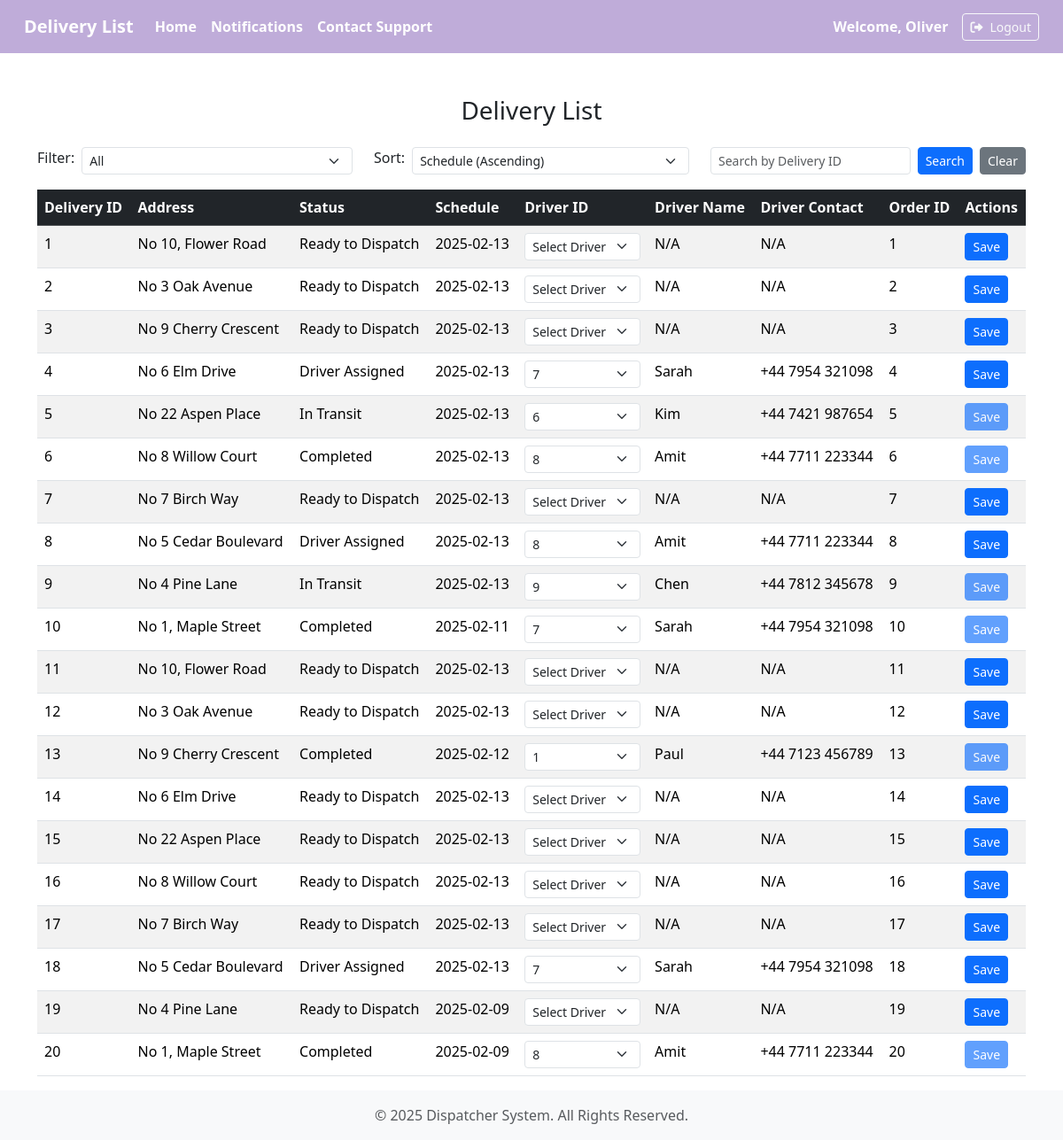
The app's page /01_src/view/delivery.php (signed in), older data.
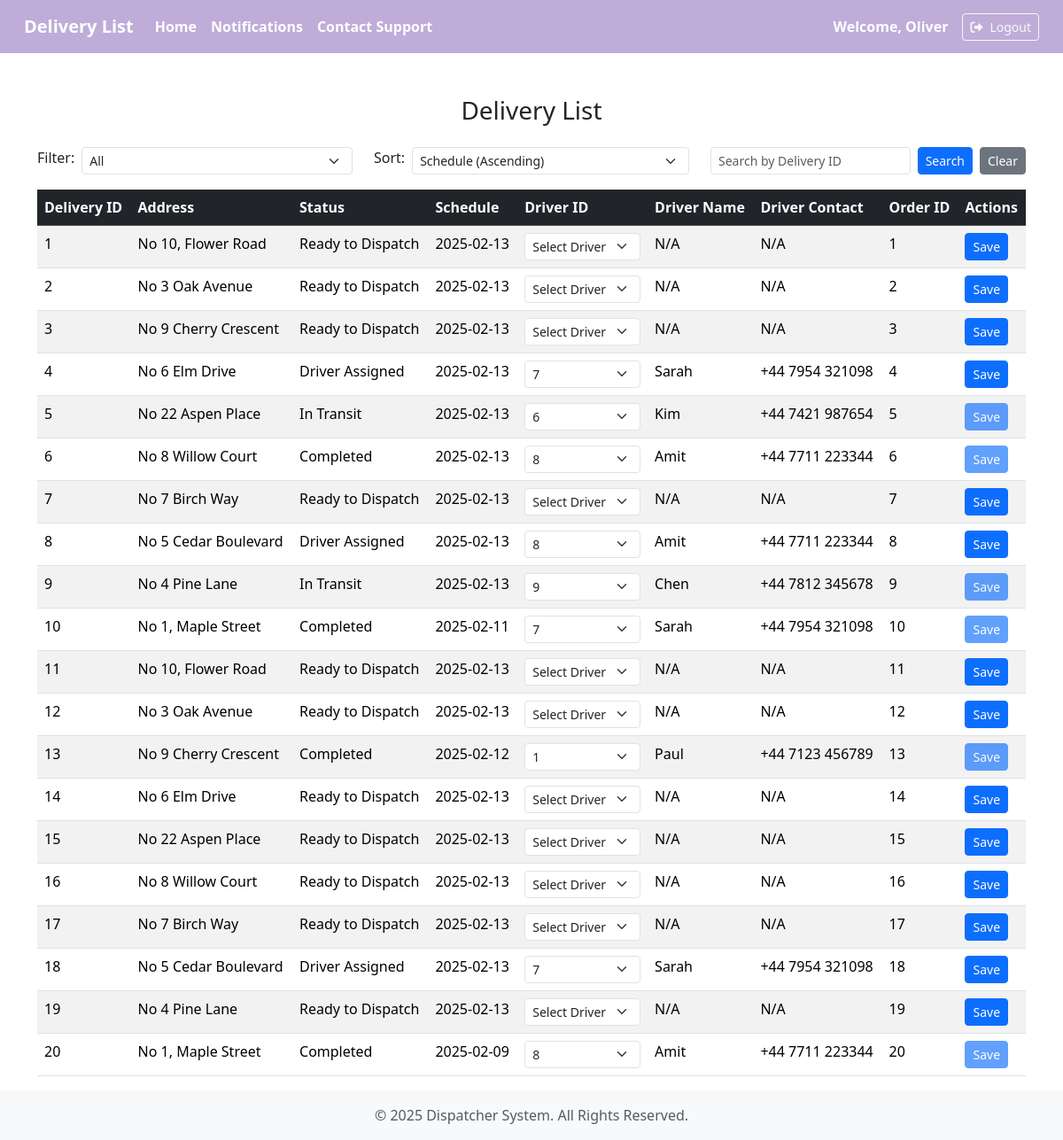
The same page, newer data.
### tables this page shows
CREATE TABLE `delivery` (
  `delivery_id` int(11) NOT NULL,
  `delivery_address` varchar(50) NOT NULL,
  `delivery_status` enum('Ready to Dispatch','In Transit','Completed','Driver Assigned') DEFAULT 'Ready to Dispatch',
  `delivery_schedule` date NOT NULL,
  `delivery_driver_id` int(11) DEFAULT NULL,
  `delivery_order_id` int(11) NOT NULL,
  `delivery_instructions` varchar(100) DEFAULT NULL,
  `dispatcher_id` int(11) DEFAULT NULL
);

CREATE TABLE `orders` (
  `orders_id` int(11) NOT NULL,
  `orders_qty` int(11) NOT NULL,
  `orders_date` datetime NOT NULL,
  `orders_total` decimal(8,2) NOT NULL,
  `orders_invoice_no` varchar(15) NOT NULL,
  `orders_customer_id` int(11) NOT NULL,
  `orders_product_id` int(11) NOT NULL,
  `orders_status` enum('OPEN','CLOSED') DEFAULT 'OPEN'
);

CREATE TABLE `drivers` (
  `drivers_id` int(11) NOT NULL,
  `drivers_name` varchar(20) NOT NULL,
  `drivers_availability` tinyint(1) DEFAULT 1,
  `drivers_daily_quota` int(11) NOT NULL DEFAULT 10,
  `drivers_contact_no` varchar(15) NOT NULL
);

### 01_src/model/deliverymodel.php (called while the page is built, shortened)
<?php
class DeliveryModel {
    public function getDeliveries() {
        $con = $GLOBALS["con"];
        $sql = "SELECT d.delivery_id, d.delivery_address, d.delivery_status, d.delivery_schedule,
                       d.delivery_driver_id, o.orders_id, dr.drivers_name, dr.drivers_contact_no, dr.drivers_daily_quota
                FROM delivery d
                LEFT JOIN orders o ON d.delivery_order_id = o.orders_id
                LEFT JOIN drivers dr ON d.delivery_driver_id = dr.drivers_id";
        $result = $con->query($sql) or die($con->error);
        return $result;
    }
    public function getAvailableDrivers() {
        $con = $GLOBALS["con"];
        $sql = "SELECT drivers_id, drivers_name
                FROM drivers
                WHERE drivers_availability = 1 AND drivers_daily_quota > 0";
        $result = $con->query($sql) or die($con->error);
        return $result;
    }
}
?>

### 01_src/controller/deliverycontroller.php (called while the page is built, shortened)
<?php
include __DIR__ . '/../model/deliverymodel.php';
class DeliveryController {
    private $deliveryModel;
    public function __construct() {
        $this->deliveryModel = new DeliveryModel();
    }
    public function getDeliveries() {
        return $this->deliveryModel->getDeliveries();
    }
    public function getAvailableDrivers() {
        return $this->deliveryModel->getAvailableDrivers();
    }
}
$deliveryController = new DeliveryController();
$deliveries = $deliveryController->getDeliveries();
$drivers = $deliveryController->getAvailableDrivers();
?>

### 01_src/view/delivery.php (the view, shortened to what this page needs)
<?php
include '../controller/deliverycontroller.php';
?>
<!DOCTYPE html>
<html lang="en">
<head>
    <link rel="stylesheet" href="../bootstrap/css/bootstrap.min.css">
    <link rel="stylesheet" href="../css/styles.css">
    <link href="https://cdnjs.cloudflare.com/ajax/libs/font-awesome/6.0.0-beta3/css/all.min.css" rel="stylesheet">
</head>
<body>
    <nav class="navbar navbar-expand-lg navbar-light">
        <div class="container-fluid">
            <a class="navbar-brand">Delivery List</a>
            <div class="collapse navbar-collapse" id="navbarContent">
                <ul class="navbar-nav me-auto mb-2 mb-lg-0">
                    <li class="nav-item">
                        <a class="nav-link active" href="../view/homepage.php">Home</a>
                    </li>
                    <li class="nav-item">
                        <a class="nav-link" href="#">Notifications</a>
                    </li>
                    <li class="nav-item">
                        <a class="nav-link" href="#">Contact Support</a>
                    </li>
                </ul>
                <div class="d-flex align-items-center">
                    <span class="welcome-text me-3">Welcome, <?php echo $_SESSION["user"]["user_name"]; ?></span>
                    <a href="../controller/logincontroller.php?status=logout" class="btn btn-outline-light btn-sm">
                        <i class="fas fa-sign-out-alt me-2"></i>Logout
                    </a>
                </div>
            </div>
        </div>
    </nav>
    <div class="container mt-5">
        <h3 class="text-center mb-4">Delivery List</h3>
        <div class="row mb-3">
            <div class="col-md-4">
                <div class="d-flex align-items-center">
                    <label for="filterStatus" class="form-label me-2">Filter:</label>
                    <select id="filterStatus" class="form-select form-select-sm">
                        <option value="all">All</option>
                    </select>
                </div>
            </div>
            <div class="col-md-4">
                <div class="d-flex align-items-center">
                    <label for="sortSchedule" class="form-label me-2">Sort:</label>
                    <select id="sortSchedule" class="form-select form-select-sm">
                        <option value="asc">Schedule (Ascending)</option>
                    </select>
                </div>
            </div>
            <div class="col-md-4">
                <div class="d-flex justify-content-end">
                    <input type="text" id="searchDelivery" class="form-control form-control-sm me-2" placeholder="Search by Delivery ID">
                    <button class="btn btn-primary btn-sm" id="searchButton">Search</button>
                    <button class="btn btn-secondary btn-sm ms-2" id="clearSearchButton">Clear</button>
                </div>
            </div>
        </div>
        <div class="table-responsive">
            <table class="table table-striped">
                <thead class="table-dark">
                    <tr>
                        <th>Delivery ID</th>
                        <th>Address</th>
                        <th>Status</th>
                        <th>Schedule</th>
                        <th>Driver ID</th>
                        <th>Driver Name</th>
                        <th>Driver Contact</th>
                        <th>Order ID</th>
                        <th>Actions</th>
                    </tr>
                </thead>
                <tbody id="deliveryListTableBody">
                    <?php while ($row = $deliveries->fetch_assoc()) {
                        $isCompleted = $row['delivery_status'] === 'Completed';
                        $isInTransit = $row['delivery_status'] === 'In Transit';
                    ?>
                    <tr data-delivery-id="<?php echo $row['delivery_id']; ?>">
                        <td><?php echo $row['delivery_id']; ?></td>
                        <td><?php echo $row['delivery_address']; ?></td>
                        <td class="status-column"><?php echo $row['delivery_status']; ?></td>
                        <td><?php echo $row['delivery_schedule']; ?></td>
                        <td>
                            <select class="form-select form-select-sm driver-dropdown" data-delivery-id="<?php echo $row['delivery_id']; ?>">
                                <option value="">Select Driver</option>
                                <?php foreach ($drivers as $driver) { ?>
                                    <option value="<?php echo $driver['drivers_id']; ?>"
                                        <?php echo $row['delivery_driver_id'] == $driver['drivers_id'] ? 'selected' : ''; ?>>
                                        <?php echo $driver['drivers_id']; ?>
                                    </option>
                                <?php } ?>
                            </select>
                        </td>
                        <td id="driverName_<?php echo $row['delivery_id']; ?>"><?php echo $row['drivers_name'] ?? 'N/A'; ?></td>
                        <td id="driverContact_<?php echo $row['delivery_id']; ?>"><?php echo $row['drivers_contact_no'] ?? 'N/A'; ?></td>
                        <td><?php echo $row['orders_id']; ?></td>
                        <td>
                            <button class="btn btn-primary btn-sm save-driver" data-delivery-id="<?php echo $row['delivery_id']; ?>"
                                <?php echo ($isCompleted || $isInTransit) ? 'disabled' : ''; ?>>
                                Save
                            </button>
                        </td>
                    </tr>
                    <?php } ?>
                </tbody>
            </table>
        </div>
    </div>
    <footer class="footer mt-auto py-3 bg-light">
        <div class="container text-center">
            <span class="text-muted">© 2025 Dispatcher System. All Rights Reserved.</span>
        </div>
    </footer>
</body>
</html>

### 01_src/css/styles.css (style rules this page uses)
body, html { margin: 0; padding: 0; }
.navbar { background-color: #bfacd9; padding: 10px 15px; }
.navbar-brand { color: #fff; font-weight: bold; }
.navbar-nav .nav-link { color: #fff !important; font-weight: bold; }
.welcome-text { color: #fff; font-size: 16px; font-weight: bold; }
.footer { position: relative; bottom: 0; width: 100%; background-color: #f8f9fa; color: #6c757d; text-align: center; padding: 10px 0; }

Row changes from the older to the newer data that the page shows:
changed delivery id 19: delivery_schedule "2025-02-09" → "2025-02-13"
